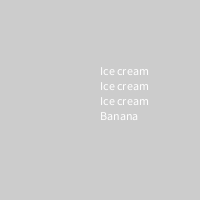
Frame 1 (no input)
Frame 60 (the mouse pressed at the canvas centre just before this capture): identical to frame 1, image omitted
Frame 120 (the mouse held since frame 60 and released just before this capture): identical to frame 1, image omitted

The Processing sketch that drew this single still picture (run headless with seeded random() and noise(); from frame 60 on, the mouse is pressed at the canvas centre):

// Processing sketch: banana_split
// ── banana_split.pde
void setup(){
  size (200, 200);
  int x = 100;
  int y = 75;
  for (int i = 0; i < 3; i++){
    text("Ice cream", x, y);
    for(int a = 0; a <15; a++){
     y++; 
    }
  }
  text("Banana", 100, 120);
}

void draw(){
  
}
